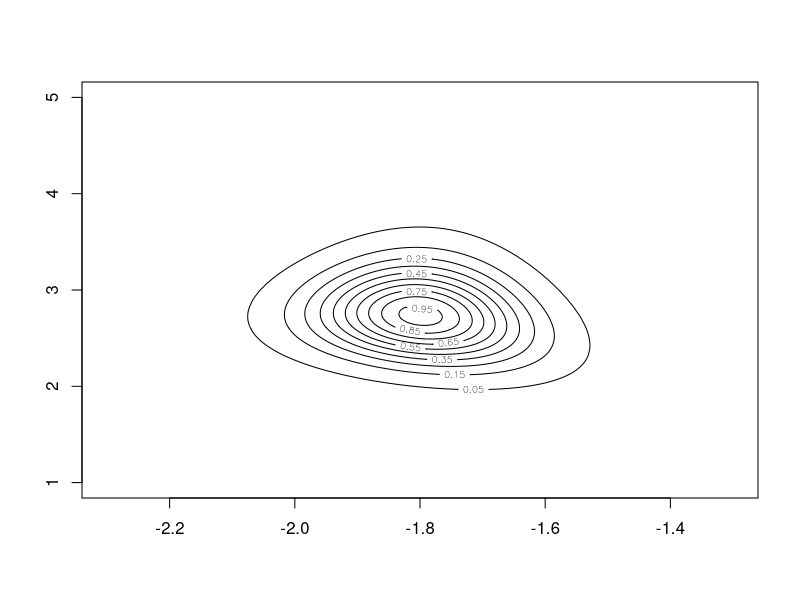

Recreate this plot in R.
# y: The number of tumor-emerging rats in group;
# n: The number of total rats in group
rat.y <- c(0,0,0,0,0,0,0,0,0,0,0,0,0,0,1,1,1,1,1,1,1,1,2,2,2,2,2,2,2,2,
           2,1,5,2,5,3,2,7,7,3,3,2,9,10,4,4,4,4,4,4,
           4,10,4,4,4,5,11,12,5,5,6,5,6,6,6,6,16,15,15,9)
rat.n <- c(20,20,20,20,20,20,20,19,19,19,19,18,18,17,20,20,20,20,19,19,
           18,18,25,24,23,20,20,20,20,20,20,10,49,19,46,27,17,49,47,20,
           20,13,48,50,20,20,20,20,20,20,20,48,19,19,19,22,46,49,20,20,
           23,19,22,20,20,20,52,47,46,24)
logpost4 <- function(u, v) {a <- exp(u + v)/(exp(u) + 1);
b <- exp(v)/(exp(u) + 1);
J <- length(rat.y); # Number of data
x <- J * (lgamma(a + b)- lgamma(a)- lgamma(b)) + log(a) + log(b)-2.5 * log(a + b); # Constants, Jaccobi and hyperprior
for (i in (1:J)){
  x <- x + lgamma(a + rat.y[i]) + lgamma(b + rat.n[i] - rat.y[i]) - 
    lgamma(a + b + rat.n[i]) # Adding likelihood
}
x # Return log p(theta, phi | y)
}
# Generate grid sampling
x4 <- c(-230:-130)/100 # set the grid values of u
y4 <- c(100:500)/100 # set the grid values of v
# evaluate grid
z <- outer(x4,y4,logpost4) # evaluate the key part of the log posterior p(u,v|y) for each grid (u,v)
# exponentiate log posterior (set maximum to be one)
z2 <- exp(z- max(z)) # transfer log posterior into posterior (the joint posterior)

contour(x4,y4,z2,levels=c(0.05,0.15,0.25,0.35,0.45,0.55,0.65,0.75,0.85,0.95))
